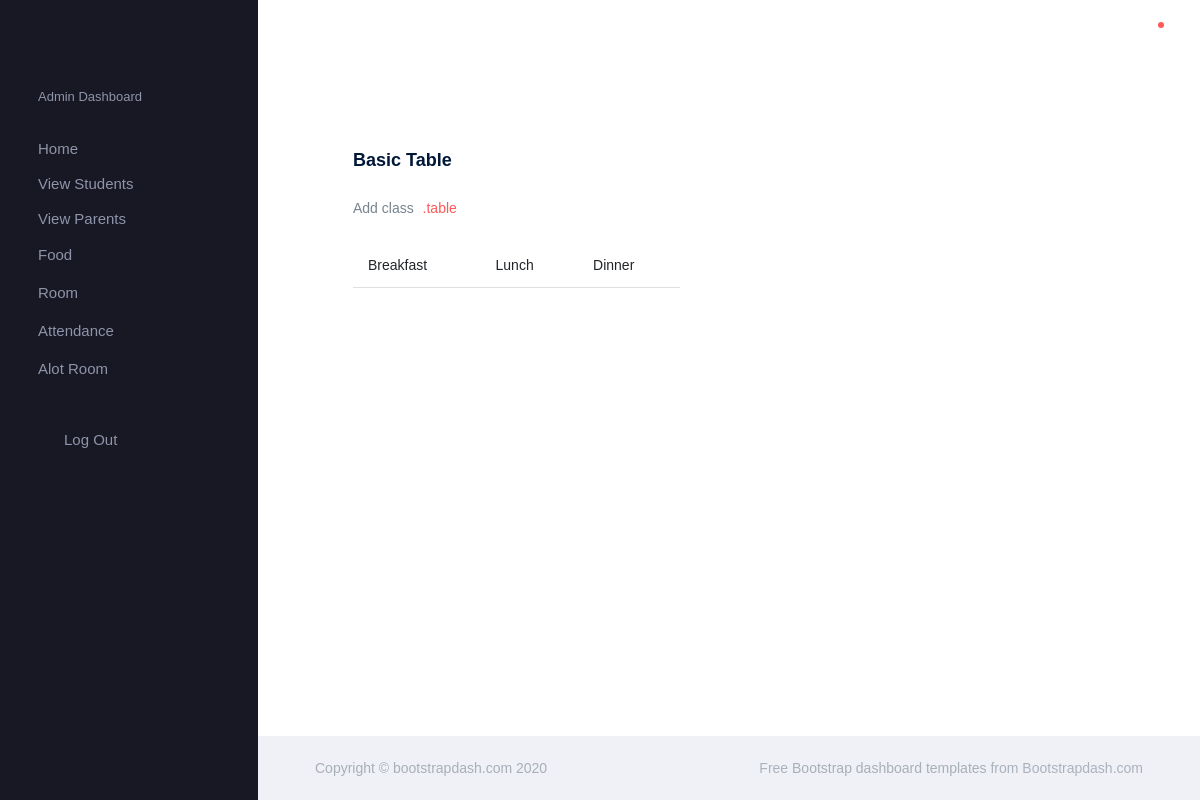
Before: /Viewfood with the older database file.
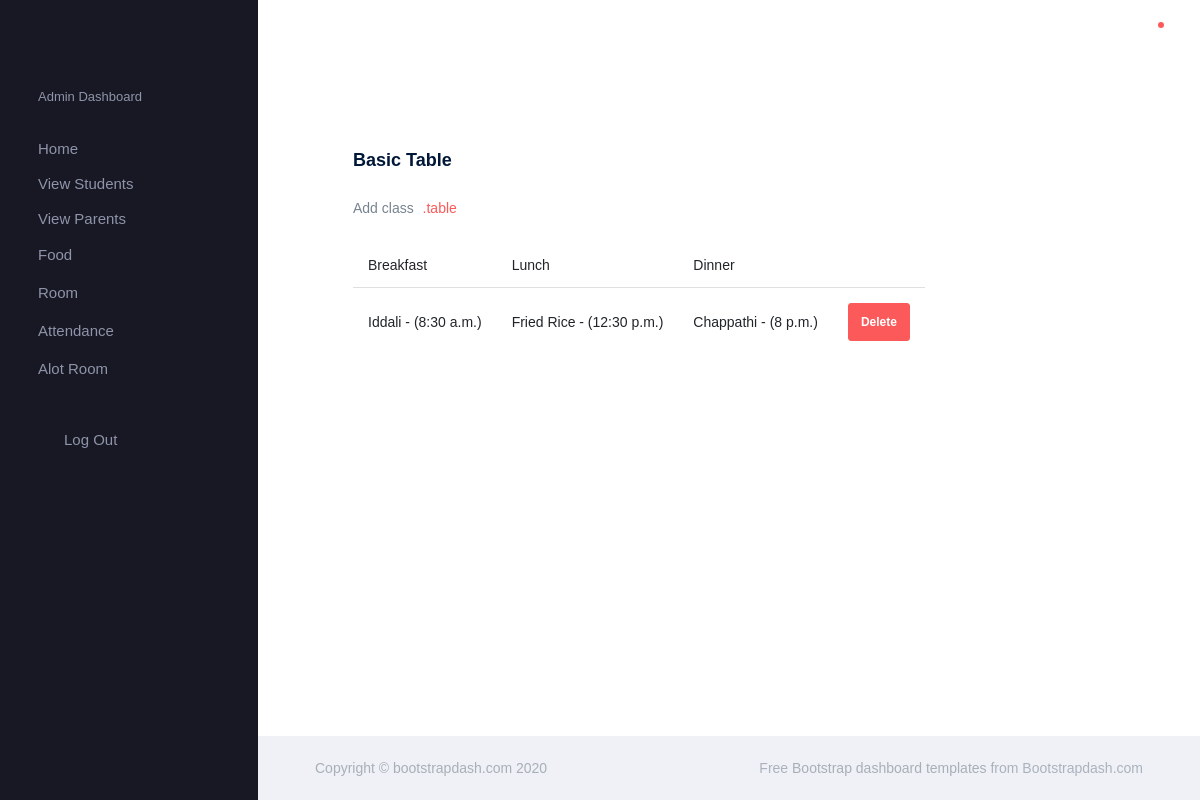
After: the same page with the newer database file.
### Django3App/models.py (models this page shows)
class Food(models.Model):
    breakfast = models.CharField(max_length=50)
    btime = models.TimeField()
    lunch = models.CharField(max_length=50)
    ltime = models.TimeField()
    dinner = models.CharField(max_length=50)
    dtime = models.TimeField()

### Django3App/adminViews.py (the view)
# urls.py: path('Viewfood',adminViews.ViewFood, name='Viewfood'),
def ViewFood(request):
    fob = Food.objects.all()
    return render(request, 'admin/Viewfood.html', {'fob':fob})

### templates/admin/Viewfood.html (shortened to what this page needs)
{% extends 'admin/admin.html' %}
{% block content %}
<div class="col-lg-6 grid-margin stretch-card">
                <div class="card">
                  <div class="card-body">
                    <h4 class="card-title">Basic Table</h4>
                    <p class="card-description"> Add class <code>.table</code>
                    </p>
                    <table class="table">
                        <thead>
                            <tr>
                                <th>Breakfast</th><th>Lunch</th><th>Dinner</th>
                            </tr>
                        </thead>
                        <tbody>
                            {% for i in fob %}
                            <tr>
                                <td>{{i.breakfast}} - ({{i.btime}})</td><td>{{i.lunch}} - ({{i.ltime}})</td><td>{{i.dinner}} - ({{i.dtime}})</td>
                                <td>
                                    <form action="{% url 'Deletefood' i.id %}" method="POST">
                                        <button type="submit" class="btn btn-danger">Delete</button>
                                    </form>
            </td>
        </tr>
        {% endfor %}
    </tbody>
</table>
                  </div>
                </div>
              </div>
{% endblock %}

Changed rows visible on the page:
added Food: breakfast "Iddali", btime "8:30 a.m.", lunch "Fried Rice", ltime "12:30 p.m.", dinner "Chappathi", dtime "8 p.m."
